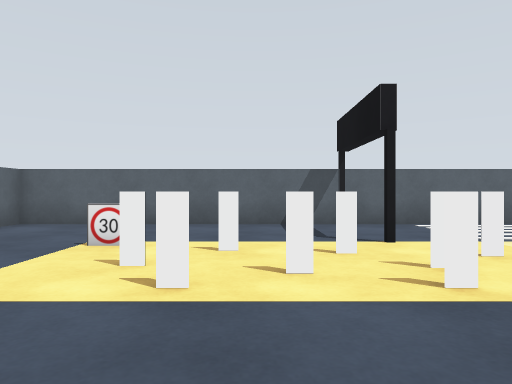
view 1 (above)

18 first-person views from a walk through a Gazebo world. The camera is 0.15 m above the floor, looks level and sees 70° across. The floor is counted in squares, 0.2 m on a side. Each view is taken from the middle of a square. On the plan, view 1 faces up. The plan holds only what a view shows up to about 11 squares ahead; the rest is blank. Some surface patterns are stand-ins.

view 2
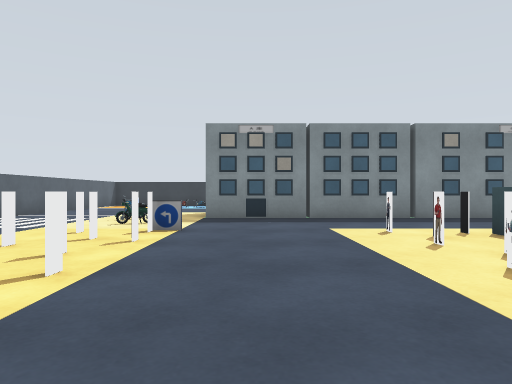

view 3
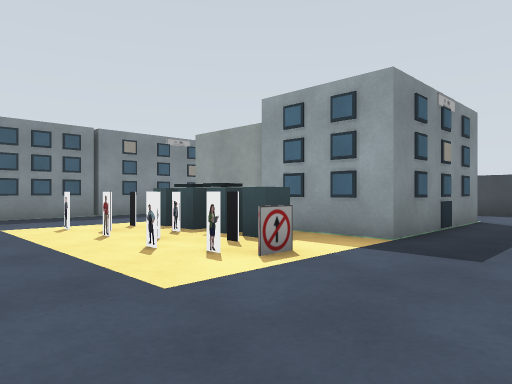

view 4
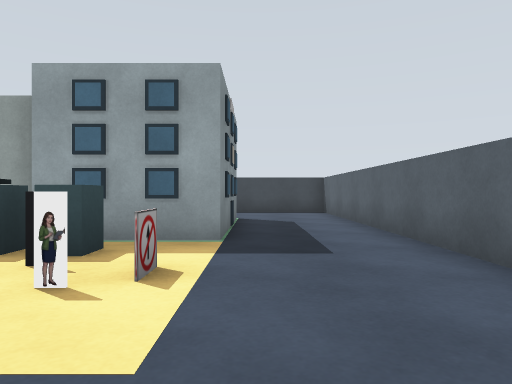

view 5
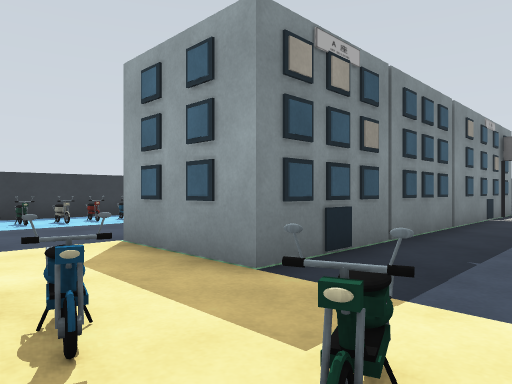

view 6
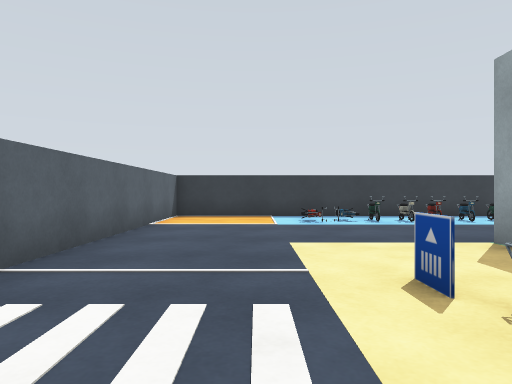

view 7
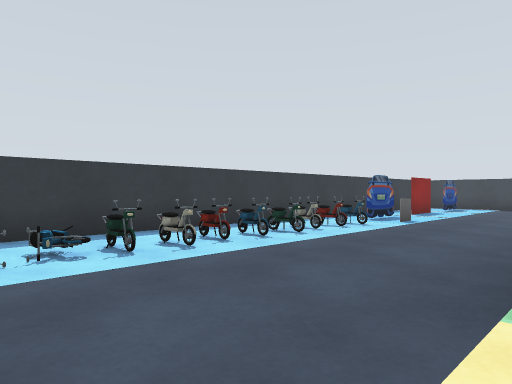

view 8
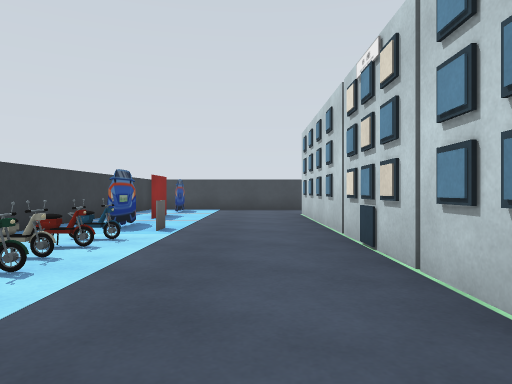

view 9
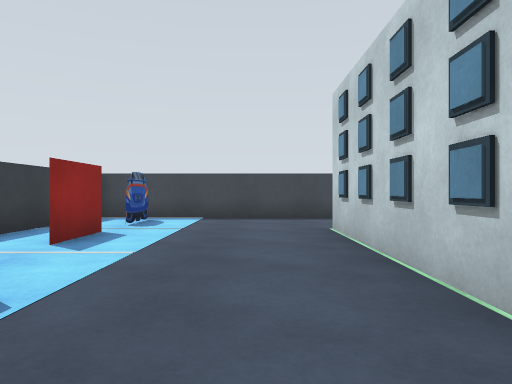

view 10
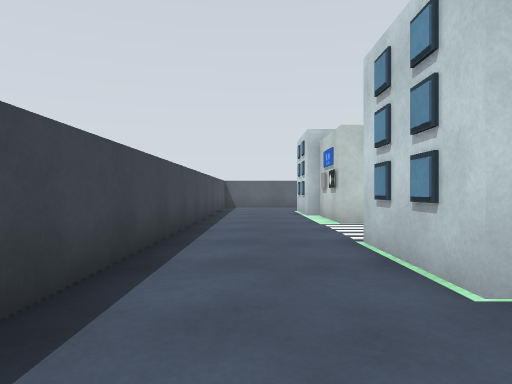

view 11
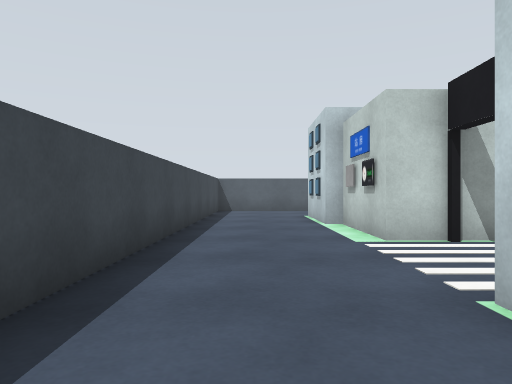

view 12
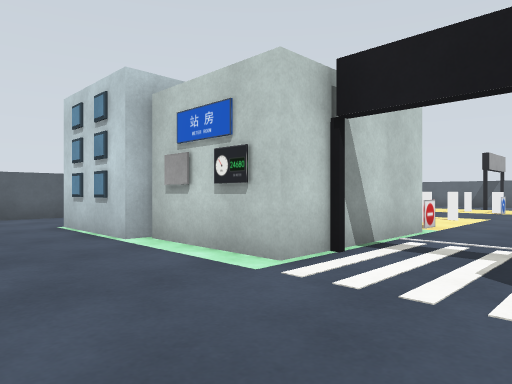

view 13
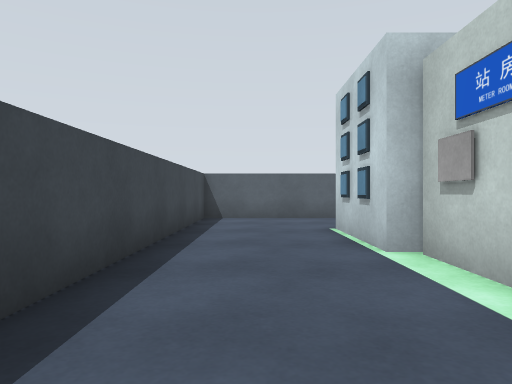

view 14
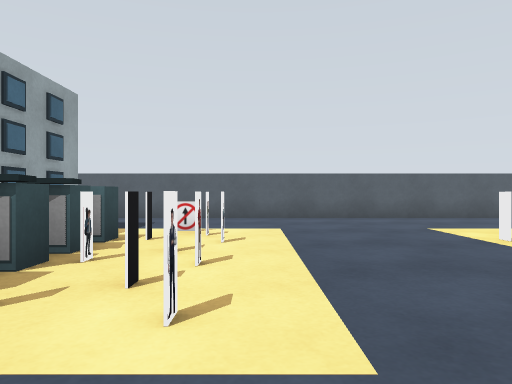

view 15
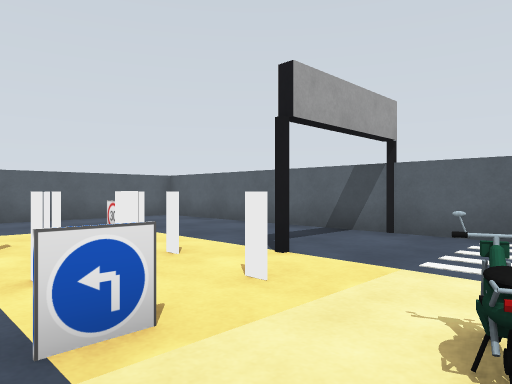

view 16
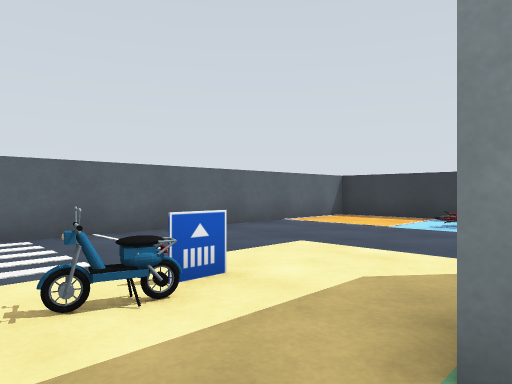

view 17
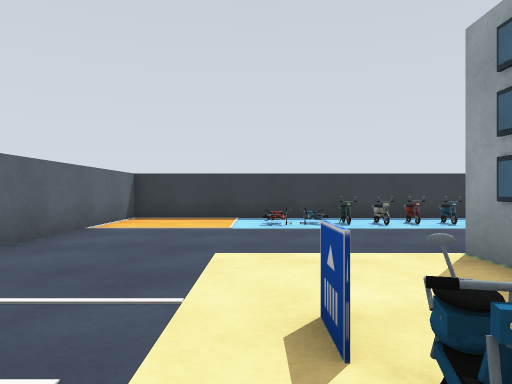

view 18
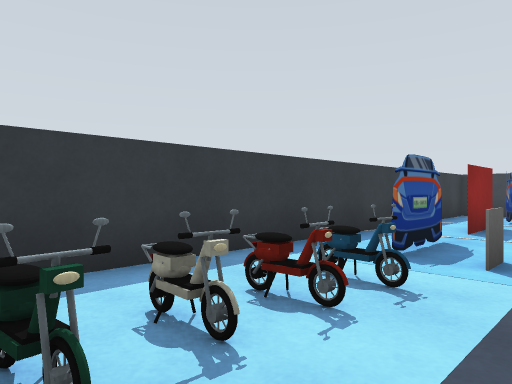

### Floor plan
Key: @ floor where view 1 was taken; # wall or solid block; x gap in a wall; . floor; S sign; P person; L traffic light; B building; I bin; C car; O other object.
Columns run from 6 left of view 1 to 16 right of it. Each row starts with its distance up from view 1.
  9 #######################
  8 #.....................#
  7 #.....................#
  6 #.....................#
  5 #...S.P.L....S.....OO.#
  4 #....P.PPP.OO.......O.#
  3 #....PP.PPS........OO.#
  2 #............BBB...OO.#
  1 #............B B...OO.#
  0 #.....@......B B....O.#
 -1 #........P...B B...OO.#
 -2 #...SPPPP....B B...OO.#
 -3 #....PIPIP...B B....O.#
 -4 #....IIIIS...B B...S..#
 -5 #...BBBOOO...B B....C.#
 -6 #...B    O...B B......#
 -7 #...B    O...B B......#
 -8 #...B B  L...B B....C.#
 -9 #...BBBOOO...BBB......#
-10 #.....................#
-11 #...................C.#
-12 #...................x.#
-13 #######################

Positions as (right, up) in squares from view 1, and headings:
1: (0, 0), facing up
2: (-4, 1), facing right
3: (-5, 1), facing down-right
4: (-3, 1), facing down
5: (4, 5), facing down-right
6: (4, 6), facing right
7: (9, 5), facing down-right
8: (11, 3), facing down
9: (11, -2), facing down
10: (12, -11), facing left
11: (9, -11), facing left
12: (6, -12), facing up-left
13: (5, -11), facing left
14: (5, -1), facing left
15: (5, 2), facing up-left
16: (5, 2), facing up-right
17: (5, 5), facing right
18: (12, 0), facing down-right
